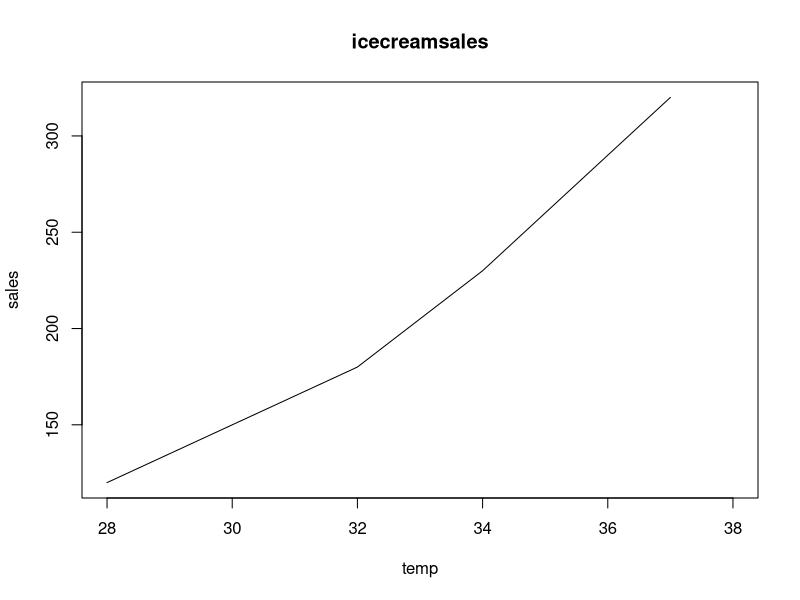
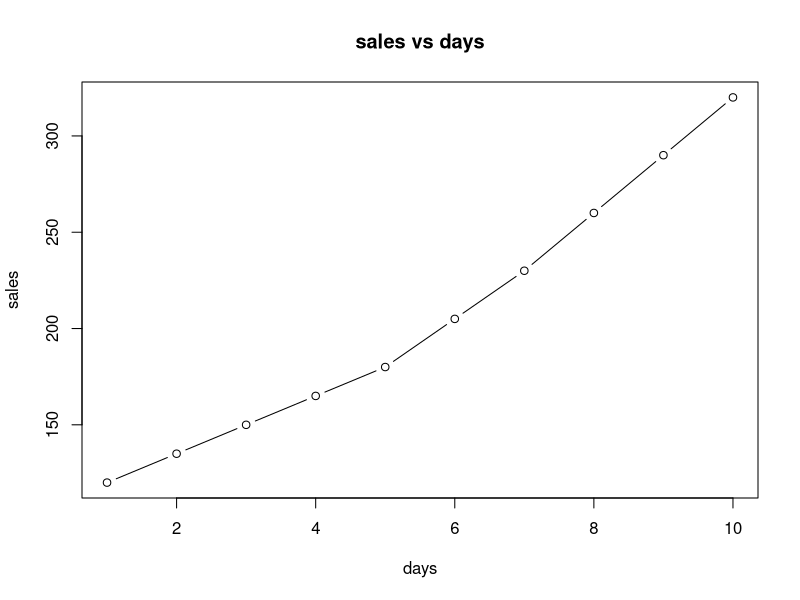
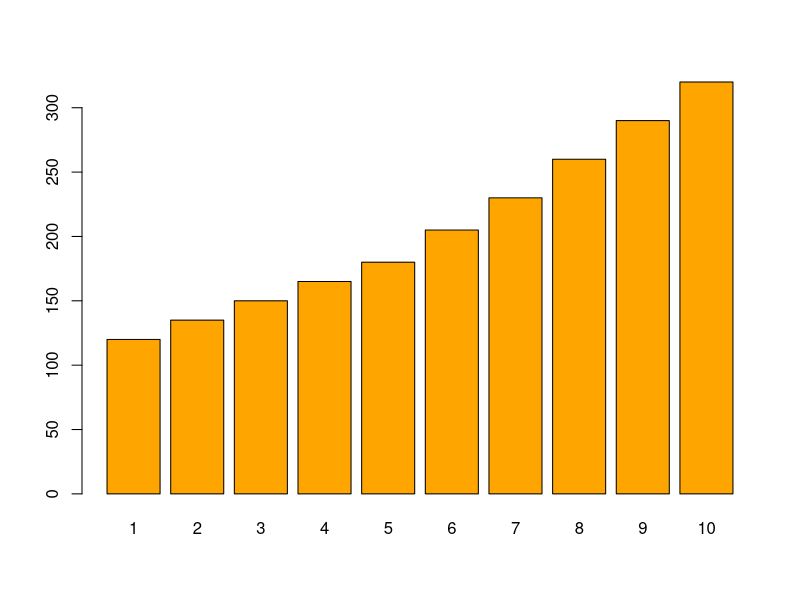

Source code (R) for these figures, in order:
icecream<-data.frame(
  day=1:10,
  temper=c(28,29,30,31,32,33,34,35,36,37),
  sales=c(120,135,150,165,180,205,230,260,290,320)
)
icecream
py<-plot(icecream$temper,icecream$sales,type="l",main="icecreamsales",xlab="temp",ylab="sales",xlim = c(28,38),ylim = c(120,320))

plot(icecream$day,icecream$sales,type="b",main="sales vs days",xlab = "days",ylab = "sales")


barplot(icecream$sales,names.arg = icecream$day,col ="orange")
aver<-sum(icecream$sales)/length(icecream$day)
aver
